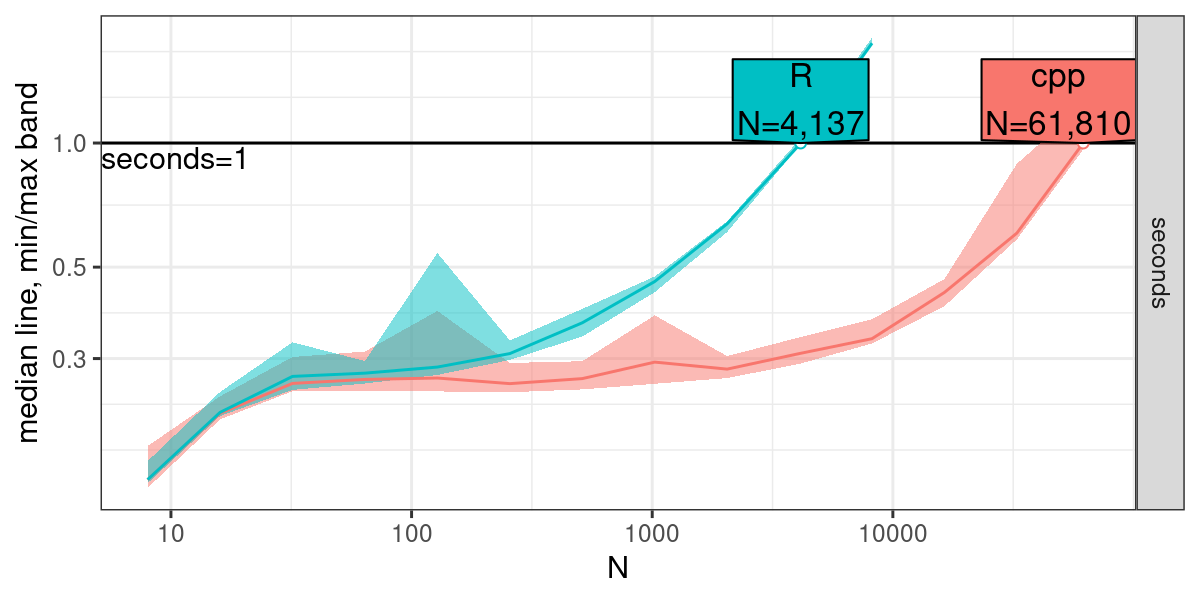

This figure's R source:
ares <- readRDS("figure_atime_cpp_data.rds")

aref <- atime::references_best(ares)
apred <- predict(aref)

png("figure_atime_cpp.png", width=6, height=3, units="in", res=200)
plot(apred)
dev.off()
